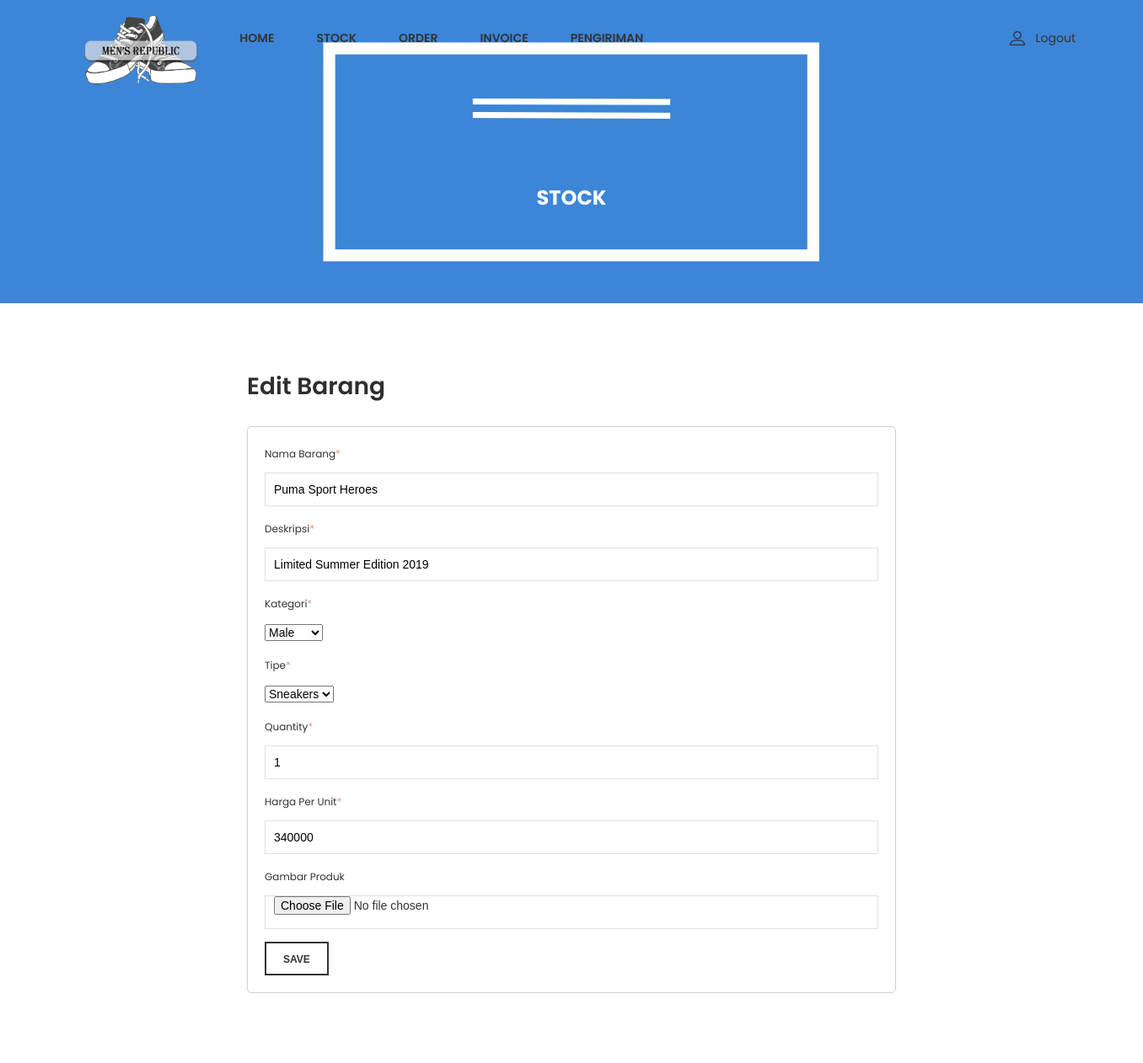
Page /admin/admin_page.php?page=editgudang&id=1? on the committed database.
### tables this page shows
CREATE TABLE `gudang` (
  `id_stock` int(11) NOT NULL,
  `nama_item` varchar(100) DEFAULT NULL,
  `deskripsi` text DEFAULT NULL,
  `id_kategori` int(11) DEFAULT NULL,
  `id_tipe_item` int(11) DEFAULT NULL,
  `quantity` int(11) DEFAULT NULL,
  `harga_unit` float DEFAULT NULL,
  `gambar` varchar(255) DEFAULT NULL
);

### admin/editgudang.php (the view, shortened to what this page needs)
<?php
include '../func/koneksi.php';
$id= $_GET['id'];
$data = mysqli_query($koneksi,"select * from gudang where id_stock='$id'");
$d = mysqli_fetch_array($data)
    ?>
<div class="ht__bradcaump__area bg-image--6">
    <div class="container">
        <div class="row">
            <div class="col-lg-12">
                <div class="bradcaump__inner text-center">
                    <h2 class="bradcaump-title">Stock</h2>
                </div>
            </div>
        </div>
    </div>
</div>
<section class="my_account_area pt--80 pb--55 bg--white">
    <div class="container">
        <div class="row">
            <div class="col-lg-2"></div>
            <div class="col-lg-8">
                <div class="my__account__wrapper">
                    <h3 class="account__title">Edit Barang</h3>
                    <form method="POST" action="../func/edit_aksi_item.php" enctype="multipart/form-data">
                        <div class="account__form">
                            <div class="input__box">
                                <label>Nama Barang<span>*</span></label>
                                <input type="text" name="nama_item" value="<?php echo $d['nama_item'];?>">
                            </div>
                            <div class="input__box">
                                <label>Deskripsi<span>*</span></label>
                                <input type="text" name="deskripsi" value="<?php echo $d['deskripsi'];?>">
                            </div>
                            <div class="input__box">
                                <label>Kategori<span>*</span></label>
                                <select name="kategori">
                                <?php
                                    include '../func/koneksi.php';
                                    $result = mysqli_query($koneksi, "select * from kategori");
                                    while($row = mysqli_fetch_array($result)){
                                        if ($d['id_kategori'] == $row['id_kategori']){
                                            echo "<option value=\"{$row['id_kategori']}\" selected>".$row['nama_kategori']."</option>";
                                        }
                                        else{
                                            echo "<option value=\"{$row['id_kategori']}\">".$row['nama_kategori']."</option>";
                                        }
                                    }
                                ?>
                                </select>
                            </div>
                            <div class="input__box">
                                <label>Tipe<span>*</span></label>
                                <select name="tipe_item">
                                <?php
                                    include '../func/koneksi.php';
                                    $result1 = mysqli_query($koneksi, "select * from tipe_item");
                                    while($row1 = mysqli_fetch_array($result1)){
                                        if ($d['id_tipe_item'] == $row1['id_tipe_item']){
                                            echo "<option value=\"{$row1['id_tipe_item']}\" selected>".$row1['nama_tipe_item']."</option>";
                                        }
                                        else{
                                            echo "<option value=\"{$row1['id_tipe_item']}\">".$row1['nama_tipe_item']."</option>";
                                        }
                                    }
                                ?>
                                </select>
                            </div>
                            <div class="input__box">
                                <label>Quantity<span>*</span></label>
                                <input type="number" name="quantity"  value="<?php echo $d['quantity'];?>">
                            </div>
                            <div class="input__box">
                                <label>Harga Per Unit<span>*</span></label>
                                <input type="number" name="harga_unit"  value="<?php echo $d['harga_unit'];?>">
                            </div>
                            <div class="input__box">
                                <label>Gambar Produk</label>
                                <input type="file" name="gambar">
                            </div>
                            <div class="form__btn">
                                <button type="submit" value="submit">Save</button>
                            </div>
                        </div>
                    </form>
                </div>
            </div>
            <div class="col-lg-2"></div>
        </div>
    </div>
</section>

### rows in the picture
gudang: nama_item "Puma Sport Heroes", deskripsi "Limited Summer Edition 2019", quantity "1", harga_unit "340000"

### other values in the picture
form field kategori "Male"
form field tipe_item "Sneakers"
